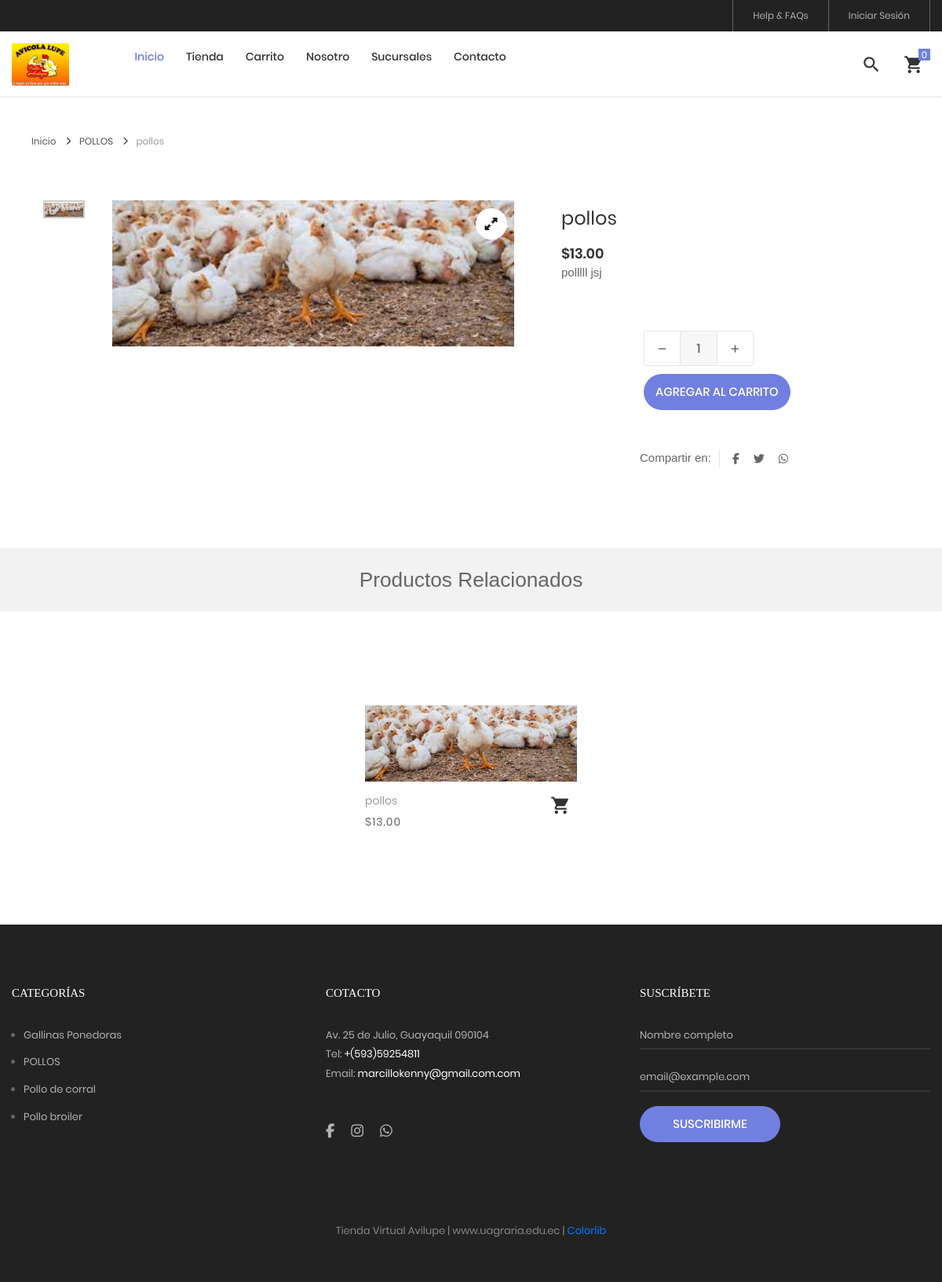
/tienda/producto/6/pollos, run on the app's committed database.
### tables this page shows
CREATE TABLE `categoria` (
  `idcategoria` bigint(20) NOT NULL,
  `nombre` varchar(255) NOT NULL,
  `descripcion` text NOT NULL,
  `portada` varchar(100) NOT NULL,
  `datecreated` datetime NOT NULL DEFAULT current_timestamp(),
  `ruta` varchar(255) NOT NULL,
  `status` int(11) NOT NULL DEFAULT 1
);

### Helpers/Helpers.php (called while the page is built, shortened)
<?php
	function base_url()
	{
		return BASE_URL;
	}
    function footerTienda($data="")
    {
        $view_footer = "Views/Template/footer_tienda.php";
        require_once ($view_footer);
    }
    function getCatFooter(){
        require_once ("Models/CategoriasModel.php");
        $objCategoria = new CategoriasModel();
        $request = $objCategoria->getCategoriasFooter();
        return $request;
    }
    function getInfoPage(int $idpagina){
        require_once("Libraries/Core/Mysql.php");
        $con = new Mysql();
        $sql = "SELECT * FROM post WHERE idpost = $idpagina";
        $request = $con->select($sql);
        return $request;
    }
 ?>

### Libraries/Core/Views.php (called while the page is built)
<?php
	class Views
	{
		function getView($controller,$view,$data="")
		{
			$controller = get_class($controller);
			if($controller == "Home"){
				$view = "Views/".$view.".php";
			}else{
				$view = "Views/".$controller."/".$view.".php";
			}
			require_once ($view);
		}
	}
 ?>

### index.php (called while the page is built, shortened)
<?php
	require_once("Helpers/Helpers.php");
	require_once("Libraries/Core/Load.php");
 ?>

### Libraries/Core/Conexion.php (called while the page is built)
<?php
class Conexion{
	private $conect;
	public function __construct(){
		$connectionString = "mysql:host=".DB_HOST.";dbname=".DB_NAME.";charset=".DB_CHARSET;
		try{
			$this->conect = new PDO($connectionString, DB_USER, DB_PASSWORD);
			$this->conect->setAttribute(PDO::ATTR_ERRMODE, PDO::ERRMODE_EXCEPTION);
		}catch(PDOException $e){
			$this->conect = 'Error de conexión';
		    echo "ERROR: " . $e->getMessage();
		}
	}
	public function conect(){
		return $this->conect;
	}
}
?>

### Libraries/Core/Mysql.php (called while the page is built, shortened)
<?php
	class Mysql extends Conexion
	{
		private $conexion;
		function __construct()
		{
			$this->conexion = new Conexion();
			$this->conexion = $this->conexion->conect();
		}
		public function select_all(string $query)
		{
			$this->strquery = $query;
        	$result = $this->conexion->prepare($this->strquery);
			$result->execute();
        	$data = $result->fetchall(PDO::FETCH_ASSOC);
        	return $data;
		}
	}
 ?>

### Models/CategoriasModel.php (called while the page is built, shortened)
<?php
	class CategoriasModel extends Mysql
	{
		public function getCategoriasFooter(){
			$sql = "SELECT idcategoria, nombre, descripcion, portada, ruta
					FROM categoria WHERE  status = 1 AND idcategoria IN (".CAT_FOOTER.")";
			$request = $this->select_all($sql);
			if(count($request) > 0){
				for ($c=0; $c < count($request) ; $c++) {
					$request[$c]['portada'] = BASE_URL.'/Assets/images/uploads/'.$request[$c]['portada'];
				}
			}
			return $request;
		}
	}
 ?>

### Views/Template/footer_tienda.php (the view, shortened to what this page needs)
	<?php
		$catFotter = getCatFooter();
	 ?>
	<footer class="bg3 p-t-75 p-b-32">
		<div class="container">
			<div class="row">
				<div class="col-sm-6 col-lg-4 p-b-50">
					<h4 class="stext-301 cl0 p-b-30">
						Categorías
					</h4>
					<?php if(count($catFotter) > 0){ ?>
					<ul>
						<?php foreach ($catFotter as $cat) { ?>
						<li class="p-b-10">
							<a href="<?= base_url() ?>/tienda/categoria/<?= $cat['idcategoria'].'/'.$cat['ruta'] ?>" class="stext-107 cl7 hov-cl1 trans-04">
								<?= $cat['nombre'] ?>
							</a>
						</li>
						<?php } ?>
					</ul>
					<?php } ?>
				</div>
				<div class="col-sm-6 col-lg-4 p-b-50">
					<h4 class="stext-301 cl0 p-b-30">
						Cotacto
					</h4>
					<p class="stext-107 cl7 size-201">
						<?= DIRECCION ?> <br>
						Tel: <a class="linkFooter" href="tel:<?= TELEMPRESA ?>"><?= TELEMPRESA ?></a><br>
						Email: <a class="linkFooter" href="mailto:<?= EMAIL_EMPRESA ?>"><?= EMAIL_EMPRESA ?></a>
					</p>
					<div class="p-t-27">
						<a href="<?= FACEBOOK ?>" target="_blanck" class="fs-18 cl7 hov-cl1 trans-04 m-r-16">
							<i class="fa fa-facebook"></i>
						</a>
						<a href="<?= INSTAGRAM ?>" target="_blanck"  class="fs-18 cl7 hov-cl1 trans-04 m-r-16">
							<i class="fa fa-instagram"></i>
						</a>
						<a href="https://wa.me/<?= WHATSAPP ?>" target="_blanck"  class="fs-18 cl7 hov-cl1 trans-04 m-r-16">
							<i class="fab fa-whatsapp"></i>
						</a>
					</div>
				</div>
				<div class="col-sm-6 col-lg-4 p-b-50">
					<h4 class="stext-301 cl0 p-b-30">
						Suscríbete
					</h4>
					<form id="frmSuscripcion" name="frmSuscripcion">
						<div class="wrap-input1 w-full p-b-4">
							<input class="input1 bg-none plh1 stext-107 cl7" type="text" id="nombreSuscripcion" name="nombreSuscripcion" placeholder="Nombre completo" required>
						</div>
						<br>
						<div class="wrap-input1 w-full p-b-4">
							<input class="input1 bg-none plh1 stext-107 cl7" type="email" id="emailSuscripcion" name="emailSuscripcion" placeholder="email@example.com" required >
						</div>
						<div class="p-t-18">
							<button class="flex-c-m stext-101 cl0 size-103 bg1 bor1 hov-btn2 p-lr-15 trans-04">
								Suscribirme
							</button>
						</div>
					</form>
				</div>
			</div>
			<div class="p-t-40">
				<p class="stext-107 cl6 txt-center">
					<?= NOMBRE_EMPESA; ?> | <?= WEB_EMPRESA; ?> | <a href="https://colorlib.com" target="_blank">Colorlib</a>
				</p>
			</div>
		</div>
	</footer>
</body>
</html>

### Assets/tienda/css/main.css (style rules this page uses)
.container { max-width: 1380px; }
@media (max-width: 1600px) { .container { max-width: 1200px; } }
.container p { margin-bottom: 20px; }
.container ul, .container ol { margin-left: 15px; margin-bottom: 20px; }
.container ul, .container ul li { list-style: initial; }
.cl0 { color: #fff; }
.cl6 { color: #888; }
.cl7 { color: #b2b2b2; }
.stext-101 { font-family: Poppins-Medium; font-size: 15px; line-height: 1.466667; text-transform: uppercase; }
.stext-107 { font-family: Poppins-Regular; font-size: 13px; line-height: 1.923; }
.stext-301 { font-family: Montserrat-Bold; font-size: 15px; line-height: 1.6; text-transform: uppercase; }
.size-103 { min-width: 179px; height: 46px; }
.size-201 { max-width: 270px; }
.bg-none { background-color: transparent; }
.bg1 { background-color: #717fe0; }
.bg3 { background-color: #222; }
.bor1 { border-radius: 23px; }
.wrap-input1 { position: relative; border-bottom: 2px solid rgba(204,204,204, 0.1); }
.input1 { background-color: transparent; width: 100%; }
.linkFooter { color: #FFF !important; }

### data on the page
categoria: nombre "Gallinas Ponedoras"
categoria: nombre "POLLOS"
categoria: nombre "Pollo de corral"
categoria: nombre "Pollo broiler"

### other printed values
$arrProducto['categoria'] "POLLOS"
$arrProducto['nombre'] "pollos"
SMONEY "$"
formatMoney($arrProducto['precio']) "13.00"
$arrProducto['descripcion'] "polllll jsj"
$arrProductos[$p]['nombre'] "pollos"
formatMoney($arrProductos[$p]['precio']) "13.00"
DIRECCION "Av. 25 de Julio, Guayaquil 090104"
TELEMPRESA "+(593)59254811"
EMAIL_EMPRESA "marcillokenny@gmail.com.com"
NOMBRE_EMPESA "Tienda Virtual Avilupe"
WEB_EMPRESA "www.uagraria.edu.ec"
